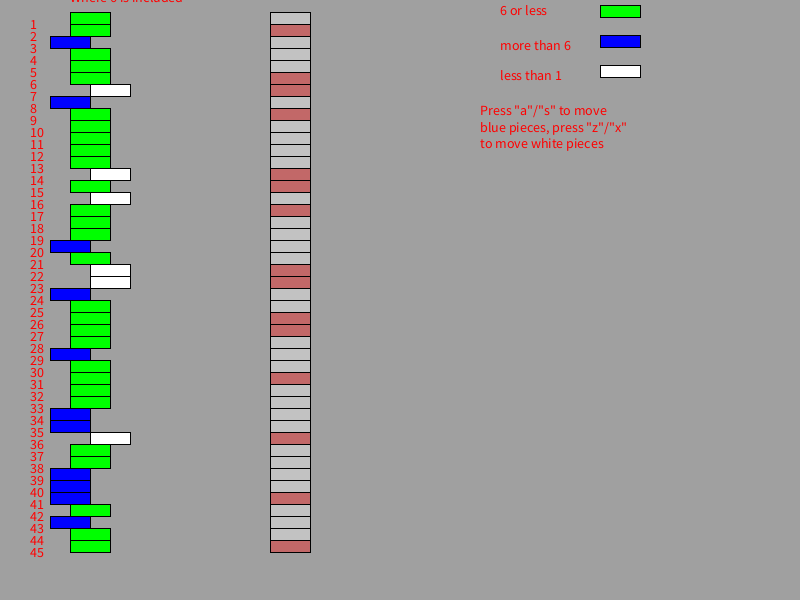
Frame 1 (no input)
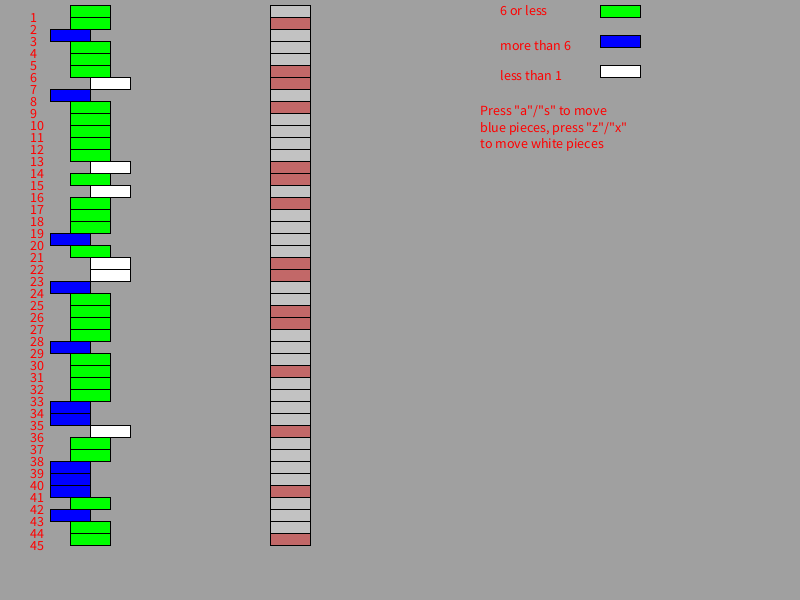
Frame 60 (the mouse pressed at the canvas centre just before this capture)
Frame 120 (the mouse held since frame 60 and released just before this capture): identical to frame 60, image omitted

The Processing sketch that drew these frames (run headless with seeded random() and noise(); from frame 60 on, the mouse is pressed at the canvas centre):

// Processing sketch: processing_55072
// ── processing_55072.pde

int arr[] = {
  6, 3, 12, 6, 4, 6, -1, 10, 3, 4, 4, 4, 4, 0, 3, 0, 5, 3, 5, 10, 4, 0, 1, 8, 3, 6, 4, 3, 9, 3, 5, 3, 2, 10, 7, 1, 2, 6, 8, 8, 11, 5, 11, 2, 3
};
int arr2[] = {
  0, 1, 0, 0, 0, 1, 1, 0, 1, 0, 0, 0, 0, 1, 1, 0, 1, 0, 0, 0, 0, 1, 1, 0, 0, 1, 1, 0, 0, 0, 1, 0, 0, 0, 0, 1, 0, 0, 0, 0, 1, 0, 0, 0, 1
};

int w = 40;
int h = 12;

int rx = 50;
int ry = h;

int rx2 = rx+400;
int ry2 = ry;


int rx3 = rx+800;
int ry3 = ry;

int w_legend =width+500;


int rx4 = rx+200;
int ry4 = ry;


int blck = rx;
int bleu = rx;

int blck2 = rx2;
int bleu2 = rx2;

int prpl3 = rx3;
int blck3 = rx3;
int bleu3 = rx3;


int keyIndex = 1;

color white = color(255);
color black = color(180, 180, 180);

color blue = color(0, 0, 255);
color green = color(0, 255, 0);
color purple = color(150, 0, 150);
color red = color(255, 0, 0);


void setup() {
  size (800, 600);
}

void draw() {
  smooth();
  background(160, 160, 160);

  draw_graph();
  draw_legend();
  draw_ends();
}


void draw_legend() {
  fill(255, 0, 0);
  textSize(14);
  text("6 or less", w_legend-100, ry+10);
  fill(green);
  rect(w_legend, ry, w, h);

  fill(255, 0, 0);
  textSize(14);
  text("more than 6", w_legend-100, ry+45);
  fill(blue);
  rect(w_legend, ry+30, w, h);

  fill(255, 0, 0);
  textSize(14);
  text("less than 1", w_legend-100, ry+75);
  fill(white);
  rect(w_legend, ry+60, w, h);
/*
  fill(255, 0, 0);
  textSize(14);
  text("exactly 6", w_legend-100, ry+105);
  fill(purple);
  rect(w_legend, ry+90, w, h);
*/
  fill(255, 0, 0);
  textSize(14);
  text("Press \"a\"/\"s\" to move blue pieces, press \"z\"/\"x\" to move white pieces", w_legend-120, ry+100, 150, 150);
}


void draw_graph() {



  fill(255, 0, 0);
  textSize(14);
  text("Where 6 is included", rx+20, ry-10);

  for (int i = 0; i<45; i++) {

    if ((arr[i]<=6) && (arr[i]>1)) {
      fill(green);
      rect(rx+20, ry, w, h);
    }
    else if (arr[i]>6) {
      fill(blue);
      rect(bleu, ry, w, h);
    }

    else if (arr[i]<=1) {
      fill(white);
      rect(blck+40, ry, w, h);
    }
    fill(255, 0, 0);
    textSize(14);
    text(i+1, rx-20, ry+17);
    ry+=h;
  } 

  /*
     fill(255,0,0);
   textSize(14);
   text("Where 6 is NOT included", rx2+20, ry2-10);
   for (int i = 0; i<45; i++){
   if ((arr[i]<6) && (arr[i]>1)){
   fill(green);
   rect(rx2+20, ry2, w, h);
   }
   else if (arr[i]>=6){
   fill(blue);
   rect(bleu2, ry2, w, h);
   }
   
   else if (arr[i]<=1){
   fill(white);
   rect(blck2+40, ry2, w, h);
   }
   fill(255,0,0);
   textSize(14);
   text(i+1, rx2-20, ry2+17);
   ry2+=h;
   } 
   
   
   fill(255,0,0);
   textSize(14);
   text("Where 6 is SEPARATE", rx3+20, ry3-10);
   
   for (int i = 0; i<45; i++){
   if ((arr[i]<6) && (arr[i]>1)){
   fill(green);
   rect(rx3+20, ry3, w, h);
   }
   else if (arr[i]>6){
   fill(blue);
   rect(bleu3, ry3, w, h);
   }
   else if (arr[i]==6){
   fill(purple);
   rect(prpl3, ry3, w, h);
   }
   
   else if (arr[i]<=1){
   fill(white);
   rect(blck3+40, ry3, w, h);
   }
   fill(255,0,0);
   textSize(14);
   text(i+1, rx3-20, ry3+17);
   ry3+=h;
   } 
   */
  ry3 = 5;
  ry2 = 5;
  ry = 5;
}

void draw_ends() {

  for (int i = 0; i<45; i++) {

    if (arr2[i] == 1) {
      fill(red, 90);
      rect(rx4+20, ry4, w, h);
    }
    if (arr2[i] == 0) {
      fill(white, 90);
      rect(rx4+20, ry4, w, h);
    }
    ry4+=h;
  }

  ry4 = 5;
}




void keyPressed() {


  switch  (key) {
  case '1': 
    keyIndex = 1;
    println (keyIndex);

    break;

  case '2': 
    keyIndex = 2;
    println (keyIndex);

    break;

  case '3': 
    keyIndex = 3;
    println (keyIndex);

    break;
  }

  if (key == 'a') {
    if (keyIndex == 1) {
      blck-=5;
    }
    if (keyIndex == 2) {
      blck2-=5;
    }

    if (keyIndex == 3) {
      blck3-=5;
    }
  }
  if (key == 's') {
    if (keyIndex == 1) {
      blck+=5;
    }
    if (keyIndex == 2) {
      blck2+=5;
    }
    if (keyIndex == 3) {
      blck3+=5;
    }
  }
  if (key == 'z') {
    if (keyIndex == 1) {
      bleu-=5;
    }
    if (keyIndex == 2) {
      bleu2-=5;
    }
    if (keyIndex == 3) {
      bleu2-=3;
    }
  }
  if (key == 'x') {
    if (keyIndex == 1) {
      bleu+=5;
    }
    if (keyIndex == 2) {
      bleu2+=5;
    }
    if (keyIndex == 3) {
      bleu3+=5;
    }
  }


  if (key == 'q') {
    if (keyIndex == 3) {
      prpl3-=5;
    }
  }
  if (key == 'w') {
    if (keyIndex == 3) {
      prpl3+=5;
    }
  }
}

void mouseDragged() 
{
rx4 = mouseX;

}
